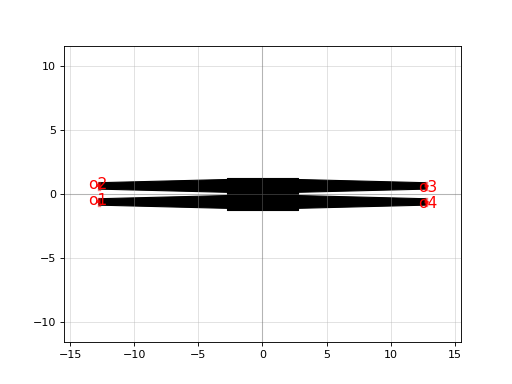

Generate this figure with Python:
import gdsfactory as gf

c = gf.components.mmi2x2(width=0.5, width_taper=1.0, length_taper=10.0, length_mmi=5.5, width_mmi=2.5, gap_mmi=0.25)
c.plot()
